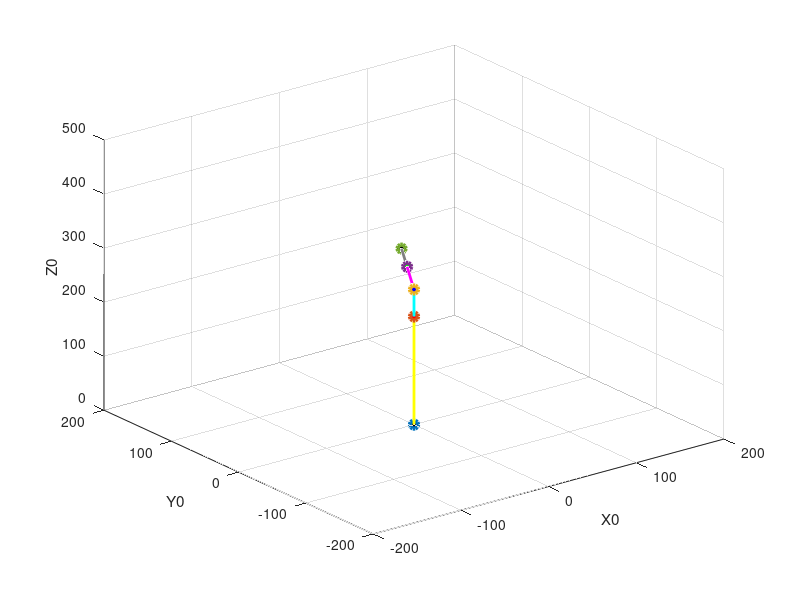

MATLAB code to generate this figure:
clf;
clc;
%% Robot Geometry
L1 = 200;
L2 = 80;

%% Joint Variables
t1 = 60;
d2 = 50;
d3 = 100;
t4 = 20;
t5 = 0;
t6 = 0;

%% A matrices
A1 = [cosd(t1) -sin(t1) 0 0;sind(t1) cosd(t1) 0 0;0 0 1 L1;0 0 0 1];
A2 = [1 0 0 0;0 0 1 0;0 -1 0 d2;0 0 0 1];
A3 = [1 0 0 0;0 1 0 0;0 0 1 d3;0 0 0 1];
A4 = [cosd(t4) 0 sind(t4) 0;sind(t4) 0 -cosd(t4) 0;0 1 0 0;0 0 0 1];
A5 = [cosd(t5) 0 -sind(t5) 0;sind(t5) 0 cosd(t5) 0;0 -1 0 0;0 0 0 1];
A6 = [cosd(t6) -sind(t6) 0 0;sind(t6) cosd(t6) 0 0;0 0 1 L2;0 0 0 1];

%% T matrices
T1 = A1;
T2 = A1*A2;
T3 = A1*A2*A3;
T4 = A1*A2*A3*A4;
T5 = A1*A2*A3*A4*A5;
T6 = A1*A2*A3*A4*A5*A6;

%% Visulization
%figure;
scatter3(0,0,0,'k^','LineWidth',3,'MarkerFaceColor','k');
xlabel('X0')
ylabel('Y0')
zlabel('Z0');
axis([-200 200 -200 200 0 500]);
hold on;

line([0 T1(1,4)], [0 T1(2,4)], [0 T1(3,4)], 'Color', 'y', 'LineWidth', 2); 
scatter3(T1(1,4), T1(2,4), T1(3,4), 'ro', 'LineWidth', 3, 'MarkerFaceColor','r'); 

line([T1(1,4) T2(1,4)], [T1(2,4) T2(2,4)], [T1(3,4) T2(3,4)], 'Color', 'c', 'LineWidth',2); 
scatter3(T2(1,4), T2(2,4), T2(3,4), 'bo', 'LineWidth', 3, 'MarkerFaceColor', 'b');

line([T2(1,4) T3(1,4)], [T2(2,4) T3(2,4)], [T2(3,4) T3(3,4)], 'Color', 'm', 'LineWidth',2); 
scatter3(T3(1,4), T3(2,4), T3(3,4), 'go', 'LineWidth', 3, 'MarkerFaceColor','g');

line([T5(1,4) T6(1,4)], [T5(2,4) T6(2,4)], [T5(3,4) T6(3,4)], 'Color', [0.5 0.5 0.5],'LineWidth',2);
scatter3(T6(1,4),T6(2,4),T6(3,4),'ko','LineWidth',3,'MarkerFaceColor','k'); 

% pnt1=T6(1:3,4)+T6(1:3,1:3)*[50;0;0]; 
% pnt2=T6(1:3,4)+T6(1:3,1:3)*[-50;0;0]; 
% pnt3=T6(1:3,4)+T6(1:3,1:3)*[50;0;20]; 
% pnt4=T6(1:3,4)+T6(1:3,1:3)*[-50;0;20];
% 
% line([pnt1(1) pnt2(1)],[pnt1(2) pnt2(2)],[pnt1(3) pnt2(3)],'Color','k','LineWidth',2);
% line([pnt1(1) pnt3(1)],[pnt1(2) pnt3(2)],[pnt1(3) pnt3(3)],'Color','k','LineWidth',2);
% line([pnt2(1) pnt4(1)],[pnt2(2) pnt4(2)],[pnt2(3) pnt4(3)],'Color','k','LineWidth',2);